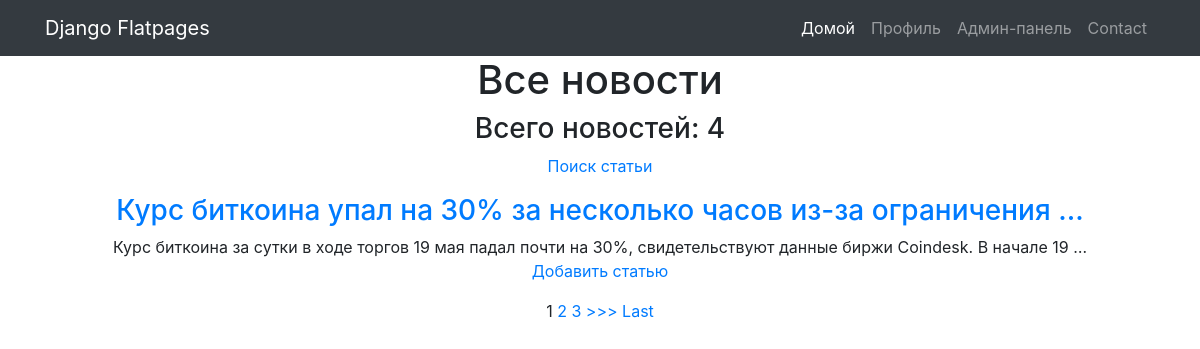
Page /news/ on the committed database.
### news/models.py (models this page shows, shortened)
class Post(models.Model):
    article = 'AR'
    news = 'NE'
    CHOICES = [
        (article, 'Статья'),
        (news, 'Новость'),
    ]
    author = models.ForeignKey(Author, on_delete=models.CASCADE)
    type = models.CharField(max_length=2, choices=CHOICES, default=news)
    time = models.DateTimeField(auto_now_add=True)
    category = models.ManyToManyField(Category, through='PostCategory')
    header = models.CharField(max_length=500)
    text = models.TextField()
    post_rating = models.IntegerField(default=0)

### news/views.py (the view)
# urls.py: path('', PostList.as_view()),
class PostList(ListView):
    model = Post
    template_name = 'news/post_list.html'
    context_object_name = 'posts'
    queryset = Post.objects.order_by('-time')
    paginate_by = 1
    def get_context_data(self, **kwargs):
        context = super().get_context_data(**kwargs)
        context['all_news'] = Post.objects.all()
        return context

### templates/news/post_list.html (shortened to what this page needs)
{% extends 'default.html' %}
{% block content %}
<h1>Все новости</h1>
<h3>Всего новостей: {{ all_news|length }}</h3>
<p><a href="{% url 'post_search' %}">Поиск статьи</a></p>
{% if posts %}
{% for post in posts %}
<h3><a href="{% url 'post_detail' post.id %}">{{ post.header|truncatewords:10 }}</a></h3>
{{ post.text|truncatewords:20 }}
{% endfor %}
{% endif %}
<p><a href="{% url 'post_create' %}">Добавить статью</a></p>
{% if is_paginated %}
    {% for num in page_obj.paginator.page_range %}
        {% if page_obj.paginator.num_pages != 1 %}
            {% if page_obj.number == num %}
                <a>{{ num }}</a>
            {% elif num > page_obj.number|add:'-3' and num < page_obj.number|add:'3' %}
                <a href="?page={{ num }}">{{ num }}</a>
            {% endif %}
        {% endif %}
    {% endfor %}
    {% if page_obj.has_next %}
        <a href="?page={{ page_obj.next_page_number }}">>>></a>
        <a href="?page={{ page_obj.paginator.num_pages }}">Last</a>
    {% endif %}
{% endif %}
{% endblock content %}

### rows in the picture
Post: header "Курс биткоина упал на 30% за несколько часов из-за ограничения …", text "Курс биткоина за сутки в ходе торгов 19 мая падал почти на 30%, свидетельствуют данные биржи Coindesk. В начале 19 …"

### other values in the picture
{{ all_news|length }} "4"
{{ num }} "1"
{{ num }} "2" "3"
